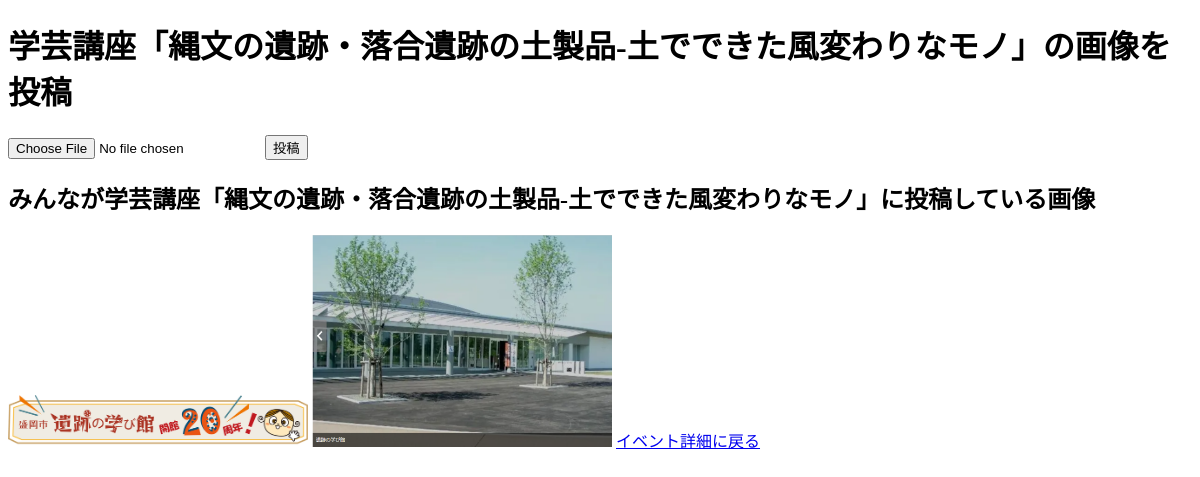
Page /event/58/postimage (signed in) on the earlier database version.
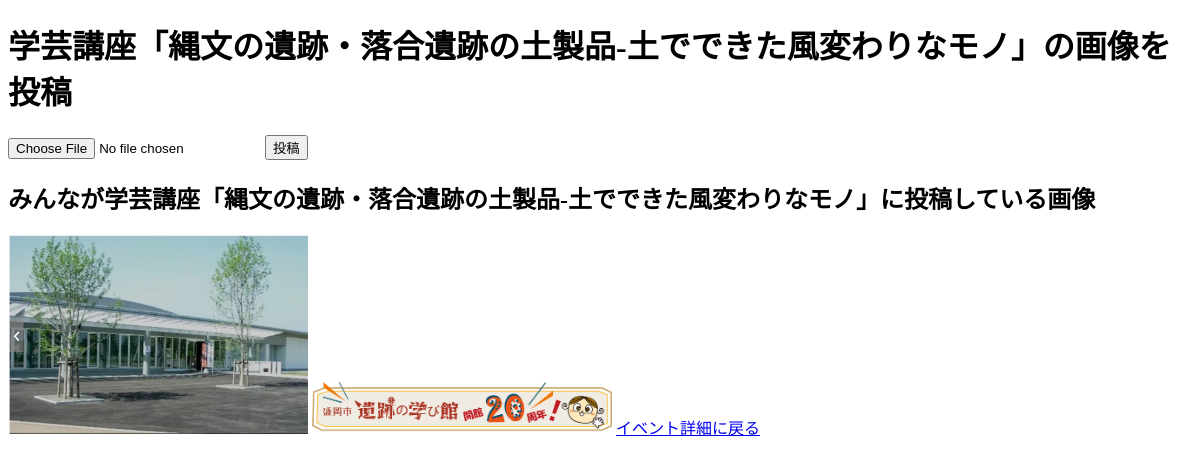
Same page on the later database version.
### config.py (models this page shows, shortened)
class Event(Model):
    name = CharField()
    content = TextField(null=True)
    start_date = DateTimeField(null=True)
    end_date = DateTimeField(null=True)
    place = CharField()
    address = CharField()
    url = CharField(null=True)
    image = CharField(null=True)  # 画像ファイル名を保存するフィールド
    class Meta:
        database = db
        table_name = "events"

class EventImage(Model):
    user = ForeignKeyField(User, backref="images", on_delete="CASCADE")
    event = ForeignKeyField(Event, backref="images", on_delete="CASCADE")
    posted_date = DateTimeField(default=datetime.now)
    image_path = CharField()  # 画像ファイルのパスを保存するフィールド
    class Meta:
        database = db
        table_name = "event_images"

### app.py (the view, shortened to what this page needs)
@app.route("/event/<int:event_id>/postimage", methods=["GET", "POST"])
@login_required
def post_image(event_id):
    event = Event.get(Event.id == event_id)
    images = EventImage.select().where(EventImage.event == event)
    return render_template("post_image.html", event=event, images=images)

### app.py (called while the page is built)
@login_manager.user_loader
def load_user(user_id):
    return User.get_by_id(user_id)

### templates/post_image.html (shortened to what this page needs)
<!DOCTYPE html>
<html lang="ja">
<head>
</head>
<body>
    <h1>{{ event.name }}の画像を投稿</h1>
    <form action="{{ url_for('post_image', event_id=event.id) }}" method="POST" enctype="multipart/form-data">
        <input type="file" name="image" id="image" accept="image/*">
        <button type="submit">投稿</button>
    </form>
    <h2>みんなが{{ event.name }}に投稿している画像</h2>
    {% for image in images %}
        <img src="{{ url_for('static', filename='uploads/' + image.image_path.split('/')[-1]) }}" alt="Event Image" style="max-width: 300px;">
    {% endfor %}
    <a href="{{ url_for('event_detail', event_id=event.id) }}">イベント詳細に戻る</a>
</body>
</html>

Differences in the rows shown:
removed EventImage: image_path (picture)
added EventImage: image_path (picture)
